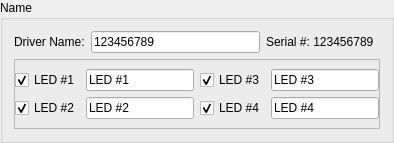
             <widget class="QGroupBox" name="configure_name_box">
              <property name="toolTip">
               <string>Set a unique name for the LED driver and each connected LED</string>
              </property>
              <property name="title">
               <string>Name</string>
              </property>
              <layout class="QGridLayout" name="gridLayout_20">
               <item row="0" column="1">
                <widget class="QLineEdit" name="configure_name_driver_line_edit">
                 <property name="toolTip">
                  <string>Enter a unique name for the LED driver (optional)</string>
                 </property>
                 <property name="text">
                  <string>123456789</string>
                 </property>
                 <property name="maxLength">
                  <number>15</number>
                 </property>
                </widget>
               </item>
               <item row="0" column="0">
                <widget class="QLabel" name="configure_name_driver_label">
                 <property name="toolTip">
                  <string>Enter a unique name for the LED driver (optional)</string>
                 </property>
                 <property name="text">
                  <string>Driver Name:</string>
                 </property>
                </widget>
               </item>
               <item row="0" column="2">
                <widget class="QLabel" name="configure_name_driver_serial_label">
                 <property name="toolTip">
                  <string>Serial number for selected LED driver.  This can be editted in the driver code - see manual for details.</string>
                 </property>
                 <property name="lineWidth">
                  <number>10</number>
                 </property>
                 <property name="text">
                  <string>Serial #: 123456789</string>
                 </property>
                </widget>
               </item>
               <item row="1" column="0" colspan="4">
                <widget class="QFrame" name="configure_name_LED_frame">
                 <property name="frameShape">
                  <enum>QFrame::StyledPanel</enum>
                 </property>
                 <property name="frameShadow">
                  <enum>QFrame::Raised</enum>
                 </property>
                 <layout class="QGridLayout" name="gridLayout_21" columnstretch="0,10,0,0,10">
                  <property name="leftMargin">
                   <number>0</number>
                  </property>
                  <property name="rightMargin">
                   <number>0</number>
                  </property>
                  <item row="0" column="0">
                   <widget class="QCheckBox" name="configure_name_LED1_box">
                    <property name="toolTip">
                     <string>Check this box to activate LED channel #1</string>
                    </property>
                    <property name="text">
                     <string>LED #1</string>
                    </property>
                    <property name="checked">
                     <bool>true</bool>
                    </property>
                   </widget>
                  </item>
                  <item row="1" column="1" colspan="2">
                   <widget class="QLineEdit" name="configure_name_LED2_line_edit">
                    <property name="toolTip">
                     <string>Enter a unique name for LED channel #2 (optional)</string>
                    </property>
                    <property name="text">
                     <string>LED #2</string>
                    </property>
                    <property name="maxLength">
                     <number>15</number>
                    </property>
                   </widget>
                  </item>
                  <item row="0" column="1" colspan="2">
                   <widget class="QLineEdit" name="configure_name_LED1_line_edit">
                    <property name="toolTip">
                     <string>Enter a unique name for LED channel #1 (optional)</string>
                    </property>
                    <property name="text">
                     <string>LED #1</string>
                    </property>
                    <property name="maxLength">
                     <number>15</number>
                    </property>
                   </widget>
                  </item>
                  <item row="1" column="3">
                   <widget class="QCheckBox" name="configure_name_LED4_box">
                    <property name="toolTip">
                     <string>Check this box to activate LED channel #4</string>
                    </property>
                    <property name="text">
                     <string>LED #4</string>
                    </property>
                    <property name="checked">
                     <bool>true</bool>
                    </property>
                   </widget>
                  </item>
                  <item row="1" column="0">
                   <widget class="QCheckBox" name="configure_name_LED2_box">
                    <property name="toolTip">
                     <string>Check this box to activate LED channel #2</string>
                    </property>
                    <property name="text">
                     <string>LED #2</string>
                    </property>
                    <property name="checked">
                     <bool>true</bool>
                    </property>
                   </widget>
                  </item>
                  <item row="0" column="3">
                   <widget class="QCheckBox" name="configure_name_LED3_box">
                    <property name="toolTip">
                     <string>Check this box to activate LED channel #3</string>
                    </property>
                    <property name="text">
                     <string>LED #3</string>
                    </property>
                    <property name="checked">
                     <bool>true</bool>
                    </property>
                   </widget>
                  </item>
                  <item row="0" column="4">
                   <widget class="QLineEdit" name="configure_name_LED3_line_edit">
                    <property name="toolTip">
                     <string>Enter a unique name for LED channel #3 (optional)</string>
                    </property>
                    <property name="text">
                     <string>LED #3</string>
                    </property>
                    <property name="maxLength">
                     <number>15</number>
                    </property>
                   </widget>
                  </item>
                  <item row="1" column="4">
                   <widget class="QLineEdit" name="configure_name_LED4_line_edit">
                    <property name="toolTip">
                     <string>Enter a unique name for LED channel #4 (optional)</string>
                    </property>
                    <property name="text">
                     <string>LED #4</string>
                    </property>
                    <property name="maxLength">
                     <number>15</number>
                    </property>
                   </widget>
                  </item>
                 </layout>
                </widget>
               </item>
              </layout>
             </widget>
